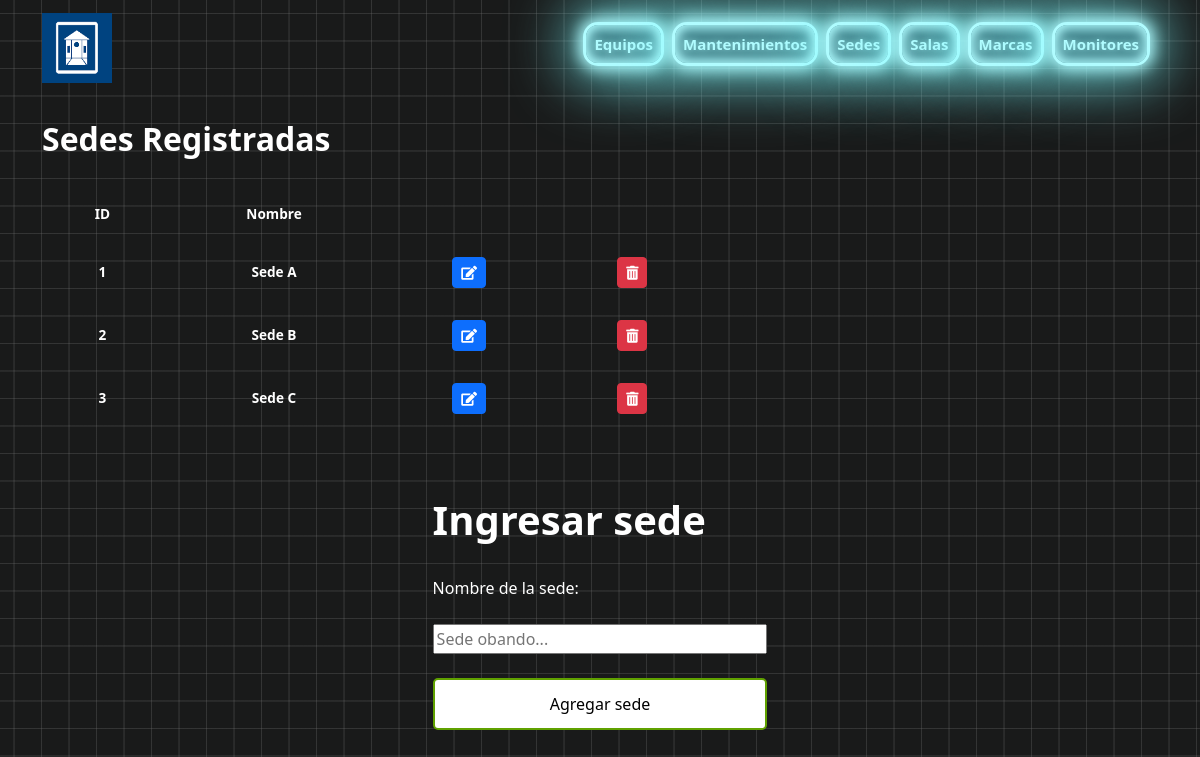
Before: /sedes/listar_sedes.php with the older database file.
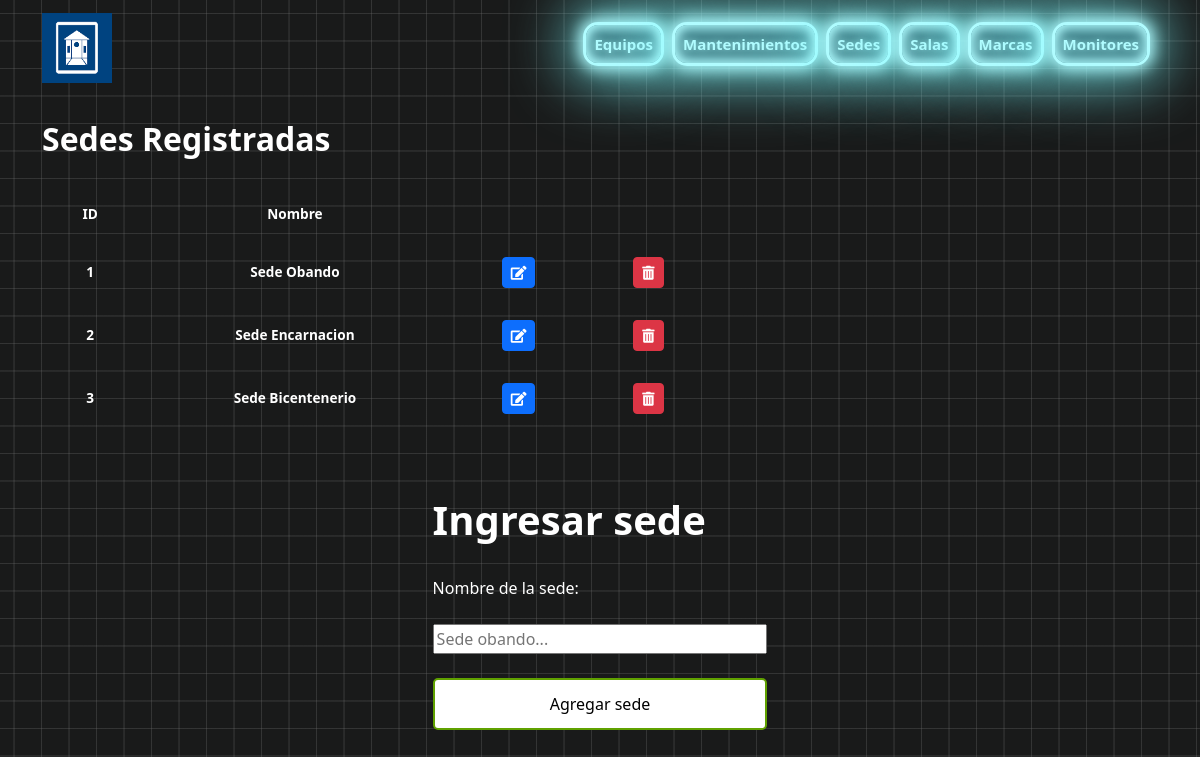
After: the same page with the newer database file.
### tables this page shows
CREATE TABLE sedes (
    id INT AUTO_INCREMENT PRIMARY KEY NOT NULL,
    nombre VARCHAR(255) NOT NULL
);

### sedes/listar_sedes.php (the view, shortened to what this page needs)
<?php
$conect = connection();
$sql = "SELECT * FROM sedes";
$query = mysqli_query($conect, $sql);
?>
<!DOCTYPE html>
<html lang="en">
<head>
    <link href="https://cdn.jsdelivr.net/npm/bootstrap@5.3.3/dist/css/bootstrap.min.css" rel="stylesheet">
    <link href="https://cdnjs.cloudflare.com/ajax/libs/font-awesome/5.15.4/css/all.min.css" rel="stylesheet">
    <link rel="stylesheet" href="../style/style.css">
</head>
<body class="container">
    <?php include('../nav.php'); ?>
    <div class="tabla-form">
        <h2>Sedes Registradas</h2>
        <table>
            <thead>
                <tr>
                    <th>ID</th>
                    <th>Nombre</th>
                    <th></th>
                    <th></th>
                </tr>
            </thead>
            <tbody>
                <?php
                while ($row = mysqli_fetch_array($query)) :
                ?>
                    <tr>
                        <th><?= $row['id'] ?></th>
                        <th><?= $row['nombre'] ?></th>
                        <th><a href="editar_sede.php?id=<?= $row['id'] ?>" class="btn btn-primary btn-sm">
                                    <i class="fas fa-edit"></i>
                                </a>
                            </th>
                        <th><a href="eliminar_sede.php?id=<?= $row['id'] ?>"  class="btn btn-danger btn-sm">
                                    <i class="fas fa-trash-alt"></i>
                                </a>
                            </tr>
                <?php
                endwhile;
                ?>
            </tbody>
        </table>
        <br>
    </div>
    <div class="users-form">
        <form action="insertar_sede.php" method="POST">
            <h1>Ingresar sede</h1>
            <label for="nombre" class="title">Nombre de la sede:</label>
            <input type="text" name="nombre" id="nombre" placeholder="Sede obando..." class="input-field">
            <input type="submit" value="Agregar sede" class="btn-submit">
        </form>
    </div>
</body>
</html>

Changed rows visible on the page:
changed sedes id 1: nombre "Sede A" → "Sede Obando"
changed sedes id 2: nombre "Sede B" → "Sede Encarnacion"
changed sedes id 3: nombre "Sede C" → "Sede Bicentenerio"
